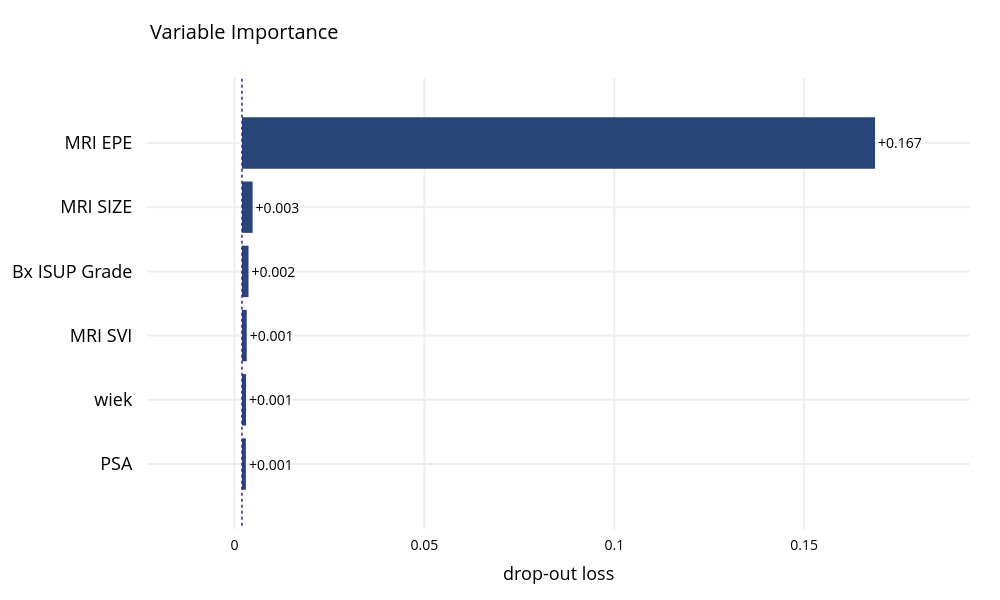

Source (notebook cell):
### Code cell
X = df[numerical_cols + categorical_cols]
y = df["EPE macro"]

param_grid = {
    "classifier__learning_rate": [0.05, 0.1, 0.2],
    "classifier__n_estimators": [200, 400, 800],
    "classifier__max_depth": [3, 6, 9],
    "classifier__subsample": [0.8, 0.9, 1.0],
    "classifier__colsample_bytree": [0.8, 0.9, 1.0],
    "classifier__gamma": [0, 0.1, 0.2],
}

model = XGBClassifier(random_state=2)

res = train_and_evaluate_model(
    model,
    X,
    y,
    numerical_cols,
    categorical_cols,
    n_folds=5,
    tune_params=True,
    param_grid=param_grid,
    tuning_scoring="neg_brier_score",
    tuning_test_size=0.2,
)
untrained_model = model.set_params(**res.best_params)

plot_roc(res.fp_rate, res.tp_rate, res.roc_auc, fig_width=800)
plot_confusion_matrix(res.y_true, res.y_pred)
plot_feature_importance(res.pipeline, X, y, title="Feature Importance for macro EPE Prediction")
plot_discrimination_threshold(untrained_model, X, y)

### Figure 1 — Plotly figure (JSON) as saved in the notebook; plotly's stock layout.template omitted (floating-point values rounded to 4 significant figures)
{"data": [{"base": 0.001941, "hoverinfo": "text", "hoverlabel": {"bgcolor": "rgba(0,0,0,0.8)"}, "hovertext": ["Model: XGBClassifier loss after<br>variable: MRI EPE is permuted: 0.169<br>Drop-out loss change: +0.167", "Model: XGBClassifier loss after<br>variable: MRI SIZE is permuted: 0.005<br>Drop-out loss change: +0.003", "Model: XGBClassifier loss after<br>variable: Bx ISUP Grade is permuted: 0.004<br>Drop-out loss change: +0.002", "Model: XGBClassifier loss after<br>variable: MRI SVI is permuted: 0.003<br>Drop-out loss change: +0.001", "Model: XGBClassifier loss after<br>variable: wiek is permuted: 0.003<br>Drop-out loss change: +0.001", "Model: XGBClassifier loss after<br>variable: PSA is permuted: 0.003<br>Drop-out loss change: +0.001"], "marker": {"color": "#284577"}, "orientation": "h", "showlegend": false, "text": ["+0.167", "+0.003", "+0.002", "+0.001", "+0.001", "+0.001"], "textposition": "outside", "type": "bar", "x": [0.1667, 0.002808, 0.001726, 0.001258, 0.001086, 0.001035], "xaxis": "x", "y": ["MRI EPE", "MRI SIZE", "Bx ISUP Grade", "MRI SVI", "wiek", "PSA"], "yaxis": "y"}], "layout": {"annotations": [{"font": {"size": 18}, "showarrow": false, "text": "", "x": 0.5, "xanchor": "center", "xref": "paper", "y": 1, "yanchor": "bottom", "yref": "paper"}, {"font": {"size": 18}, "showarrow": false, "text": "drop-out loss", "x": 0.5, "xanchor": "center", "xref": "paper", "y": 0, "yanchor": "top", "yref": "paper", "yshift": -30}], "font": {"color": "black", "size": 14}, "height": 600, "margin": {"b": 71, "r": 30, "t": 78}, "shapes": [{"line": {"color": "#371ea3", "dash": "dot", "width": 1.5}, "type": "line", "x0": 0.001941, "x1": 0.001941, "xref": "x", "y0": -1, "y1": 6, "yref": "y"}], "title": {"text": "Variable Importance", "x": 0.15}, "width": 1000, "xaxis": {"anchor": "y", "automargin": true, "domain": [0, 1], "fixedrange": true, "gridwidth": 2, "range": [-0.02307, 0.1937], "tickcolor": "white", "ticklen": 3, "ticks": "outside", "type": "linear", "zeroline": false}, "yaxis": {"anchor": "x", "automargin": true, "autorange": "reversed", "domain": [0, 1], "fixedrange": true, "gridwidth": 2, "tickcolor": "white", "tickfont": {"size": 18}, "ticklen": 10, "ticks": "outside", "type": "category"}}}
